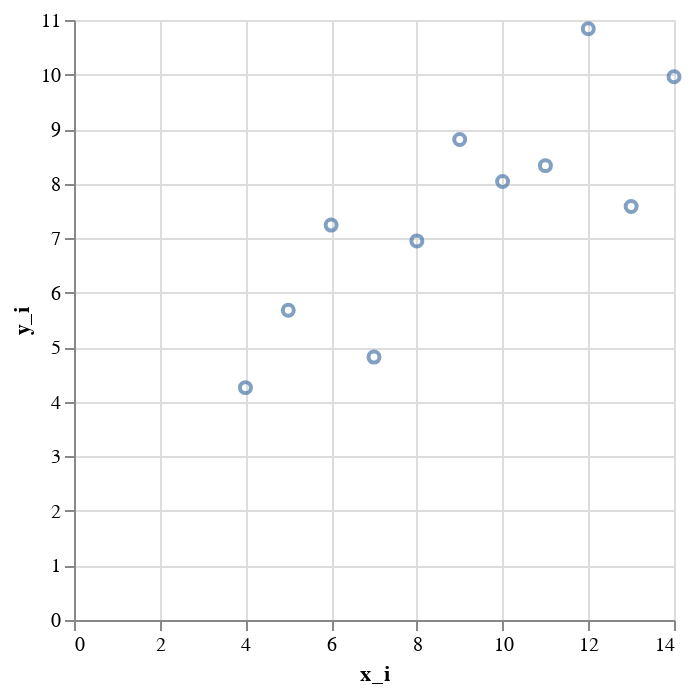

The cell this chart's notebook holds for it:
### Code cell
anscombe_charts = []
datasets=['i','ii','iii','iv']

for d in datasets:
    chart=alt.Chart(anscombe_set).mark_point().encode(
    x=f'x_{d}',
    y=f'y_{d}'
    )

    anscombe_charts.append(chart)

anscombe_charts[0]

### Figure 1 — Vega-Lite specification as saved in the notebook (floating-point values rounded to 4 significant figures)
{"config": {"view": {"continuousWidth": 300, "continuousHeight": 300}}, "data": {"name": "data-4935c7a4526a18dde7a6cdc6d6e3934d"}, "mark": {"type": "point"}, "encoding": {"x": {"field": "x_i", "type": "quantitative"}, "y": {"field": "y_i", "type": "quantitative"}}, "$schema": "https://vega.github.io/schema/vega-lite/v5.20.1.json", "datasets": {"data-4935c7a4526a18dde7a6cdc6d6e3934d": [{"x_i": 10.0, "y_i": 8.04, "x_ii": 10.0, "y_ii": 9.14, "x_iii": 10.0, "y_iii": 7.46, "x_iv": 8.0, "y_iv": 6.58}, {"x_i": 8.0, "y_i": 6.95, "x_ii": 8.0, "y_ii": 8.14, "x_iii": 8.0, "y_iii": 6.77, "x_iv": 8.0, "y_iv": 5.76}, {"x_i": 13.0, "y_i": 7.58, "x_ii": 13.0, "y_ii": 8.74, "x_iii": 13.0, "y_iii": 12.74, "x_iv": 8.0, "y_iv": 7.71}, {"x_i": 9.0, "y_i": 8.81, "x_ii": 9.0, "y_ii": 8.77, "x_iii": 9.0, "y_iii": 7.11, "x_iv": 8.0, "y_iv": 8.84}, {"x_i": 11.0, "y_i": 8.33, "x_ii": 11.0, "y_ii": 9.26, "x_iii": 11.0, "y_iii": 7.81, "x_iv": 8.0, "y_iv": 8.47}, {"x_i": 14.0, "y_i": 9.96, "x_ii": 14.0, "y_ii": 8.1, "x_iii": 14.0, "y_iii": 8.84, "x_iv": 8.0, "y_iv": 7.04}, {"x_i": 6.0, "y_i": 7.24, "x_ii": 6.0, "y_ii": 6.13, "x_iii": 6.0, "y_iii": 6.08, "x_iv": 8.0, "y_iv": 5.25}, {"x_i": 4.0, "y_i": 4.26, "x_ii": 4.0, "y_ii": 3.1, "x_iii": 4.0, "y_iii": 5.39, "x_iv": 19.0, "y_iv": 12.5}, {"x_i": 12.0, "y_i": 10.84, "x_ii": 12.0, "y_ii": 9.13, "x_iii": 12.0, "y_iii": 8.15, "x_iv": 8.0, "y_iv": 5.56}, {"x_i": 7.0, "y_i": 4.82, "x_ii": 7.0, "y_ii": 7.26, "x_iii": 7.0, "y_iii": 6.42, "x_iv": 8.0, "y_iv": 7.91}, {"x_i": 5.0, "y_i": 5.68, "x_ii": 5.0, "y_ii": 4.74, "x_iii": 5.0, "y_iii": 5.73, "x_iv": 8.0, "y_iv": 6.89}]}}
